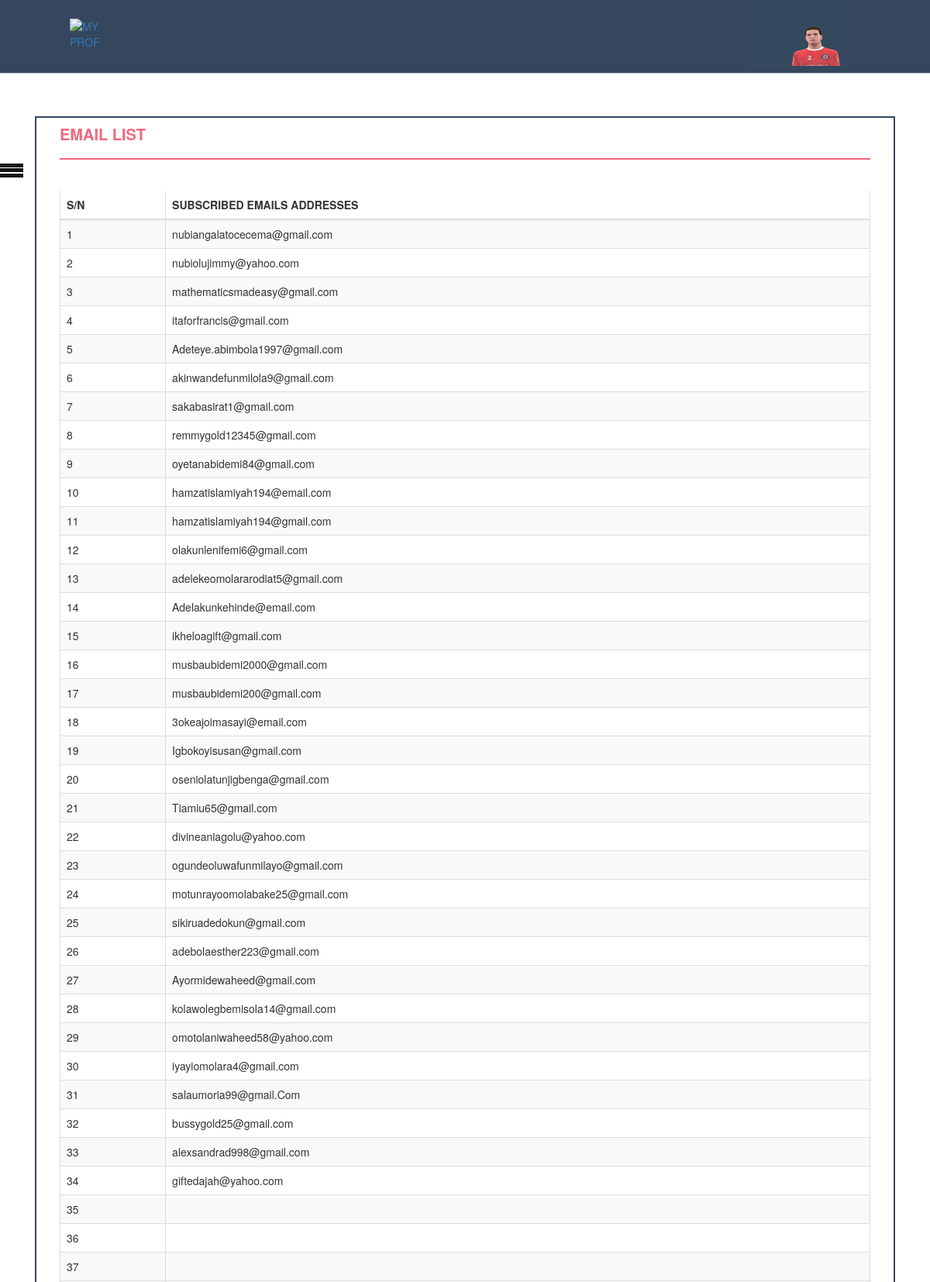
The app's page /admin/emaillist.php (signed in, upper part) with its own data.
### tables this page shows
CREATE TABLE `emaillist` (
  `id` int(11) NOT NULL,
  `email` varchar(255) NOT NULL
);

### admin/emaillist.php (the view, shortened to what this page needs)
<?php include("includes/bkheader.php"); ?>
<?php include("includes/functions.php"); ?>
<?php include("includes/adminHead.php"); ?>
 <?php include("includes/adminMenu.php"); ?>
                                 <h4 class="page-head-line">EMAIL LIST</h4>
  <?php
   $result=mysqli_query($connection,"select * FROM  emaillist");
    if(!$result){
     $failure = "Email List is currently empty";
    }else{ echo '       <div class="table-responsive">
      <table id="editable_table" class="table table-bordered table-striped">
                                    <thead>
                                        <tr>
                                            <th>S/N</th>
                                              <th>SUBSCRIBED EMAILS ADDRESSES</th>
                                        </tr>
                                    </thead>
                                    <tbody>  ';
   ?>
 <?php
$sn=0;
while($row=mysqli_fetch_array($result))
{
$sn =$sn + 1;
?>
                                        <tr>
                                            <td><?php echo $sn;?></td>
                                              <td><?php echo htmlentities($row['email']);?></td>
                          </tr>
<?php
}
}
 ?>
   </tbody>
  </table>
 </div>
                </div>
        </div>
</div>
 <?php require("includes/footer.php"); ?>

### admin/includes/adminHead.php (shortened to what this page needs)
<div class="userheader">
<a href="index.php"><img src="https://www.depotterhealthtech.sch.ng/admin/images/logo.png" class="img-responsive" alt="MY PROFILE" width="40" height="40"></a>
 <div class="dropdown">
  <button class="dropbtn">
  <?php
    $username=$_SESSION['username'];
    $select_profile="SELECT * FROM admin WHERE username='$username'";
    $result=mysqli_query($connection,$select_profile);
    while($data=mysqli_fetch_array($result)){
    $picture=$data['picture'];
    echo "<br/>";
  echo "<img src='$picture' alt=\"My profile picture\" width='70' height='70' >";
 }
?>
  </button>
</div>
</div>

### admin/studentstyle.css (style rules this page uses)
* { box-sizing: border-box; }
html, body { padding: 0px; margin: 0px; height: 100%; }
.page-head-line { font-weight: 900; padding-bottom: 20px; border-bottom: 2px solid #F0677C; text-transform: uppercase; color: #F0677C; font-size: 20px; margin-bottom: 40px; }
.userheader { background-color: #35475e; box-shadow:0 1px 1px #ccc; padding: 20px 40px; height: 100px; color: #ffffff; box-sizing: border-box; top: -6px; position: fixed; width:100%; z-index: 10; -webkit-transition:top 0.3s; transition:top 0.3s; }
.userheader .dropbtn { background-color: #34495e; color: white; padding: 3px; font-size: 16px; border: none; }
.userheader .dropdown { position: relative; display: inline-block; float: right; margin-top: -20px; margin-right: 70px; }
.userheader .dropdown img { width: 70px; height: 85px; }
.userheader img { float: left; margin-left: 50px; margin-top: -20px; padding-top: 30px; }
.userheader .dropdown img { position: relative; padding-top : -10px; width: 70px; }

### records on screen
emaillist: email "nubiangalatocecema@gmail.com"
emaillist: email "nubiolujimmy@yahoo.com"
emaillist: email "mathematicsmadeasy@gmail.com"
emaillist: email "itaforfrancis@gmail.com"
emaillist: email "Adeteye.abimbola1997@gmail.com"
emaillist: email "akinwandefunmilola9@gmail.com"
emaillist: email "sakabasirat1@gmail.com"
emaillist: email "remmygold12345@gmail.com"
emaillist: email "oyetanabidemi84@gmail.com"
emaillist: email "hamzatislamiyah194@email.com"
emaillist: email "hamzatislamiyah194@gmail.com"
emaillist: email "olakunlenifemi6@gmail.com"
emaillist: email "adelekeomolararodiat5@gmail.com"
emaillist: email "Adelakunkehinde@email.com"
emaillist: email "ikheloagift@gmail.com"
emaillist: email "musbaubidemi2000@gmail.com"
emaillist: email "musbaubidemi200@gmail.com"
emaillist: email "3okeajoimasayi@email.com"
emaillist: email "Igbokoyisusan@gmail.com"
emaillist: email "oseniolatunjigbenga@gmail.com"
emaillist: email "Tiamiu65@gmail.com"
emaillist: email "divineaniagolu@yahoo.com"
emaillist: email "ogundeoluwafunmilayo@gmail.com"
emaillist: email "motunrayoomolabake25@gmail.com"
emaillist: email "sikiruadedokun@gmail.com"
emaillist: email "adebolaesther223@gmail.com"
emaillist: email "Ayormidewaheed@gmail.com"
emaillist: email "kolawolegbemisola14@gmail.com"
emaillist: email "omotolaniwaheed58@yahoo.com"
emaillist: email "iyayiomolara4@gmail.com"
emaillist: email "salaumoria99@gmail.Com"
emaillist: email "bussygold25@gmail.com"
emaillist: email "alexsandrad998@gmail.com"
emaillist: email "giftedajah@yahoo.com"
